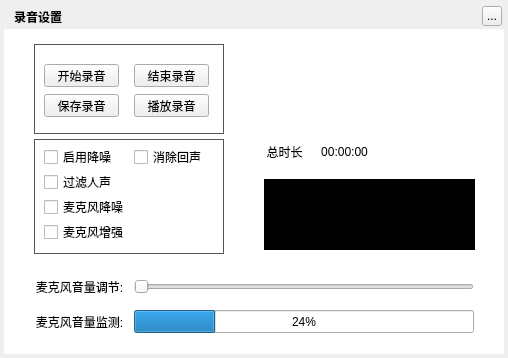
<?xml version="1.0" encoding="UTF-8"?>
<ui version="4.0">
 <class>MusicAudioRecorderWidget</class>
 <widget class="QWidget" name="MusicAudioRecorderWidget">
  <property name="geometry">
   <rect>
    <x>0</x>
    <y>0</y>
    <width>508</width>
    <height>358</height>
   </rect>
  </property>
  <property name="windowTitle">
   <string>录音设置</string>
  </property>
  <property name="styleSheet">
   <string notr="true">QGroupBox{border:1px solid #FFF;}</string>
  </property>
  <widget class="QLabel" name="background">
   <property name="geometry">
    <rect>
     <x>4</x>
     <y>4</y>
     <width>500</width>
     <height>350</height>
    </rect>
   </property>
   <property name="text">
    <string/>
   </property>
  </widget>
  <widget class="QLabel" name="topTitleName">
   <property name="geometry">
    <rect>
     <x>14</x>
     <y>4</y>
     <width>100</width>
     <height>25</height>
    </rect>
   </property>
   <property name="styleSheet">
    <string notr="true">color:&quot;#FFFFFF&quot;;font-weight:bold</string>
   </property>
   <property name="text">
    <string>录音设置</string>
   </property>
  </widget>
  <widget class="QToolButton" name="topTitleCloseButton">
   <property name="geometry">
    <rect>
     <x>482</x>
     <y>6</y>
     <width>20</width>
     <height>20</height>
    </rect>
   </property>
   <property name="text">
    <string>...</string>
   </property>
  </widget>
  <widget class="QWidget" name="backgroundMask" native="true">
   <property name="geometry">
    <rect>
     <x>4</x>
     <y>29</y>
     <width>500</width>
     <height>325</height>
    </rect>
   </property>
   <property name="styleSheet">
    <string notr="true">background:white;</string>
   </property>
  </widget>
  <widget class="QGroupBox" name="groupBox_2">
   <property name="geometry">
    <rect>
     <x>34</x>
     <y>44</y>
     <width>190</width>
     <height>90</height>
    </rect>
   </property>
   <property name="styleSheet">
    <string notr="true">QGroupBox{border:1px solid #555;}</string>
   </property>
   <property name="title">
    <string/>
   </property>
   <widget class="QPushButton" name="startButton">
    <property name="geometry">
     <rect>
      <x>10</x>
      <y>20</y>
      <width>75</width>
      <height>23</height>
     </rect>
    </property>
    <property name="text">
     <string>开始录音</string>
    </property>
   </widget>
   <widget class="QPushButton" name="stopButton">
    <property name="geometry">
     <rect>
      <x>100</x>
      <y>20</y>
      <width>75</width>
      <height>23</height>
     </rect>
    </property>
    <property name="text">
     <string>结束录音</string>
    </property>
   </widget>
   <widget class="QPushButton" name="saveButton">
    <property name="geometry">
     <rect>
      <x>10</x>
      <y>50</y>
      <width>75</width>
      <height>23</height>
     </rect>
    </property>
    <property name="text">
     <string>保存录音</string>
    </property>
   </widget>
   <widget class="QPushButton" name="playButton">
    <property name="geometry">
     <rect>
      <x>100</x>
      <y>50</y>
      <width>75</width>
      <height>23</height>
     </rect>
    </property>
    <property name="text">
     <string>播放录音</string>
    </property>
   </widget>
  </widget>
  <widget class="QGroupBox" name="groupBox">
   <property name="geometry">
    <rect>
     <x>34</x>
     <y>139</y>
     <width>190</width>
     <height>115</height>
    </rect>
   </property>
   <property name="styleSheet">
    <string notr="true">QGroupBox{border:1px solid #555;}</string>
   </property>
   <property name="title">
    <string/>
   </property>
   <property name="flat">
    <bool>false</bool>
   </property>
   <property name="checkable">
    <bool>false</bool>
   </property>
   <widget class="QCheckBox" name="checkBox_2">
    <property name="geometry">
     <rect>
      <x>10</x>
      <y>60</y>
      <width>81</width>
      <height>16</height>
     </rect>
    </property>
    <property name="text">
     <string>麦克风降噪</string>
    </property>
   </widget>
   <widget class="QCheckBox" name="checkBox_5">
    <property name="geometry">
     <rect>
      <x>10</x>
      <y>35</y>
      <width>81</width>
      <height>16</height>
     </rect>
    </property>
    <property name="text">
     <string>过滤人声</string>
    </property>
   </widget>
   <widget class="QCheckBox" name="checkBox_3">
    <property name="geometry">
     <rect>
      <x>10</x>
      <y>10</y>
      <width>75</width>
      <height>16</height>
     </rect>
    </property>
    <property name="text">
     <string>启用降噪</string>
    </property>
   </widget>
   <widget class="QCheckBox" name="checkBox_4">
    <property name="geometry">
     <rect>
      <x>100</x>
      <y>10</y>
      <width>75</width>
      <height>16</height>
     </rect>
    </property>
    <property name="text">
     <string>消除回声</string>
    </property>
   </widget>
   <widget class="QCheckBox" name="checkBox">
    <property name="geometry">
     <rect>
      <x>10</x>
      <y>85</y>
      <width>81</width>
      <height>16</height>
     </rect>
    </property>
    <property name="text">
     <string>麦克风增强</string>
    </property>
   </widget>
  </widget>
  <widget class="MusicClickedSlider" name="horizontalSlider">
   <property name="geometry">
    <rect>
     <x>134</x>
     <y>277</y>
     <width>340</width>
     <height>20</height>
    </rect>
   </property>
   <property name="orientation">
    <enum>Qt::Horizontal</enum>
   </property>
  </widget>
  <widget class="QLabel" name="label_3">
   <property name="geometry">
    <rect>
     <x>34</x>
     <y>314</y>
     <width>91</width>
     <height>15</height>
    </rect>
   </property>
   <property name="text">
    <string>麦克风音量监测:</string>
   </property>
   <property name="alignment">
    <set>Qt::AlignCenter</set>
   </property>
  </widget>
  <widget class="QProgressBar" name="progress">
   <property name="geometry">
    <rect>
     <x>134</x>
     <y>310</y>
     <width>340</width>
     <height>23</height>
    </rect>
   </property>
   <property name="value">
    <number>24</number>
   </property>
   <property name="alignment">
    <set>Qt::AlignCenter</set>
   </property>
  </widget>
  <widget class="QLabel" name="label_2">
   <property name="geometry">
    <rect>
     <x>34</x>
     <y>279</y>
     <width>91</width>
     <height>15</height>
    </rect>
   </property>
   <property name="text">
    <string>麦克风音量调节:</string>
   </property>
   <property name="alignment">
    <set>Qt::AlignCenter</set>
   </property>
  </widget>
  <widget class="QLabel" name="timer">
   <property name="geometry">
    <rect>
     <x>314</x>
     <y>144</y>
     <width>61</width>
     <height>16</height>
    </rect>
   </property>
   <property name="text">
    <string>00:00:00</string>
   </property>
   <property name="alignment">
    <set>Qt::AlignCenter</set>
   </property>
  </widget>
  <widget class="QLabel" name="label">
   <property name="geometry">
    <rect>
     <x>264</x>
     <y>144</y>
     <width>41</width>
     <height>16</height>
    </rect>
   </property>
   <property name="text">
    <string>总时长</string>
   </property>
   <property name="alignment">
    <set>Qt::AlignCenter</set>
   </property>
  </widget>
  <widget class="QLabel" name="timer_2">
   <property name="geometry">
    <rect>
     <x>264</x>
     <y>179</y>
     <width>211</width>
     <height>71</height>
    </rect>
   </property>
   <property name="styleSheet">
    <string notr="true">background:black</string>
   </property>
   <property name="alignment">
    <set>Qt::AlignCenter</set>
   </property>
  </widget>
  <zorder>background</zorder>
  <zorder>backgroundMask</zorder>
  <zorder>topTitleName</zorder>
  <zorder>topTitleCloseButton</zorder>
  <zorder>groupBox_2</zorder>
  <zorder>groupBox</zorder>
  <zorder>horizontalSlider</zorder>
  <zorder>label_3</zorder>
  <zorder>progress</zorder>
  <zorder>label_2</zorder>
  <zorder>timer</zorder>
  <zorder>label</zorder>
  <zorder>timer_2</zorder>
 </widget>
 <customwidgets>
  <customwidget>
   <class>MusicClickedSlider</class>
   <extends>QSlider</extends>
   <header>musicclickedslider.h</header>
  </customwidget>
 </customwidgets>
 <resources/>
 <connections/>
</ui>
